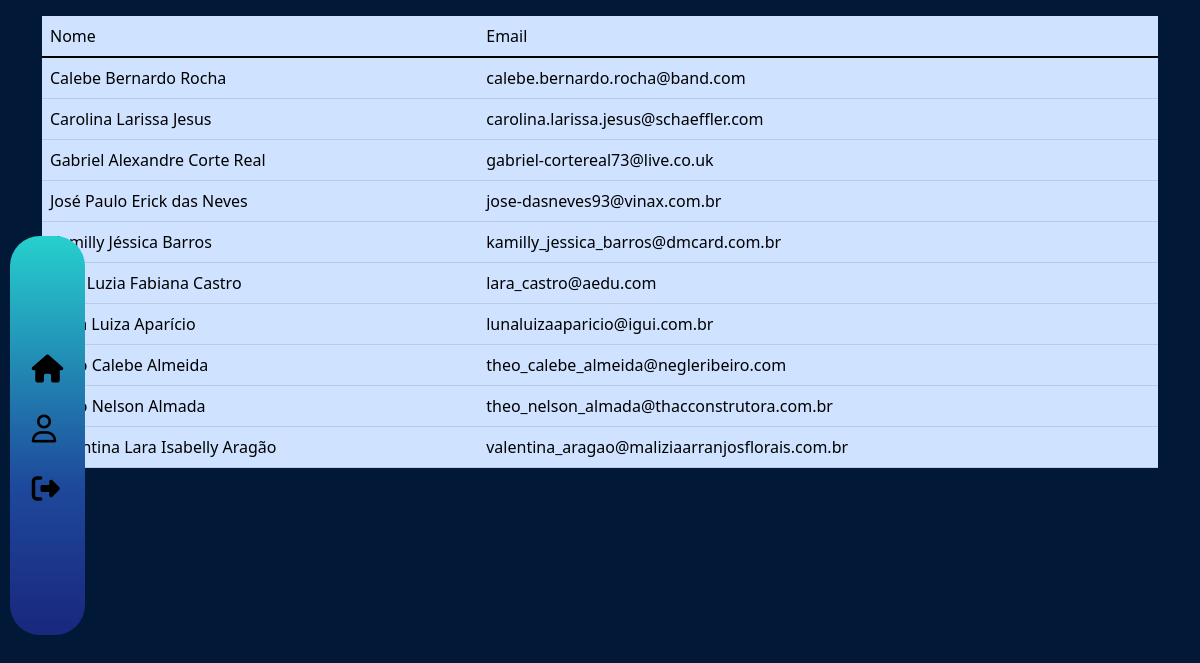
Screenshot of /lista-aluno-aluno.php?idturma=9 with the database file from the repository.
### tables this page shows
CREATE TABLE `aluno` (
  `idaluno` int(11) NOT NULL,
  `nome` varchar(45) DEFAULT NULL,
  `cpf` varchar(14) NOT NULL,
  `email` varchar(100) DEFAULT NULL,
  `data_nasc` varchar(30) DEFAULT NULL,
  `senha` varchar(16) DEFAULT NULL,
  `sexo` varchar(45) DEFAULT NULL,
  `imagem` varchar(45) DEFAULT NULL,
  `telefone` varchar(15) DEFAULT NULL,
  `digital_check` varchar(45) DEFAULT NULL
);

### lista-aluno-aluno.php (the view, shortened to what this page needs)
<?php
$conexao = mysqli_connect('127.0.0.1', 'root', '', 'hereiam');
$sql = "select aluno.idaluno, aluno.nome, aluno.email
          from turma_has_aluno
    inner join aluno on aluno.idaluno = turma_has_aluno.aluno_idaluno
         where turma_has_aluno.turma_idturma = " . $_GET['idturma'] .
         " ORDER BY aluno.nome";
$resultado = mysqli_query($conexao, $sql);
?>
<!DOCTYPE html>
<html lang="pt-br">
<head>
    <link rel="stylesheet" href="Styles/reset.css">
    <link rel="stylesheet" type="text/css" href="style-listar.css">
    <link rel="stylesheet" href="style-sideBar.css">
    <link href="https://cdn.jsdelivr.net/npm/bootstrap@5.1.3/dist/css/bootstrap.min.css" rel="stylesheet"
>
</head>
<body style="background-color: #011936;">
    <div class="navigation">
        <ul class="list">
            <li class="list-item"><a href="salaDeAulaAluno.php">
                    <span class="icon">
                        <i class="fa-solid fa-house"></i>
                    </span>
                </a>
            </li>
            <li class="list-item"><a href="profile.php?idaluno=<?= $_SESSION['aluno_id']?>">
                    <?php
            if (isset($_SESSION['aluno_imagem'])) {
            ?>
                    <img src="uploads/<?php echo $_SESSION['aluno_imagem'] ?>" width="40" height="40"
                        style="border-radius: 50%;">
                    <?php } else { ?>
                    <span class="icon"><i class="fa-regular fa-user"></i></span>
                    <?php } ?>
                </a>
            </li>
            <li class="list-item"><a href="sair.php">
                    <span class="icon">
                        <i class="fa-solid fa-right-from-bracket"></i>
                    </span>
                </a>
            </li>
        </ul>
    </div>
    <div class="container">
        <table class="table table-primary" style="border-radius: 10px;">
            <thead>
                <tr>
                    <th scope="col">Nome</th>
                    <th scope="col">Email</th>
                </tr>
            </thead>
            <tbody>
                <?php while ($linha = mysqli_fetch_array($resultado)) :
        ?>
                <tr>
                    <td><?= $linha['nome'] ?></td>
                    <td><?= $linha['email'] ?></td>
                </tr>
                <?php endwhile; ?>
            </tbody>
        </table>
    </div>
</body>
</html>

### style-listar.css (style rules this page uses)
div ul li span i { color: black; }

### style-sideBar.css (style rules this page uses)
* { margin: 0; padding: 0; box-sizing: border-box; font-family: 'Poppins', sans-serif; }
.navigation { position: fixed; inset: 180px 0 180px 10px; width: 75px; background-image: linear-gradient(to top, #1A2980 3.32%, #1E499C 37.56%, #26D0CE 100%); display: flex; justify-content: center; align-items: center; border-radius: 30px; }
.navigation ul { display: flex; flex-direction: column; list-style: none; padding: 0%; }
.navigation ul li a .icon { position: relative; line-height: 60px; color: #222; font-size: 1.75em; }
@media screen and (min-width: 1023px) and (max-width:1366px) { .navigation { inset: 236px 0 165px 10px; } }

### rows the page displays
aluno: nome "Calebe Bernardo Rocha", email "calebe.bernardo.rocha@band.com"
aluno: nome "Carolina Larissa Jesus", email "carolina.larissa.jesus@schaeffler.com"
aluno: nome "Gabriel Alexandre Corte Real", email "gabriel-cortereal73@live.co.uk"
aluno: nome "José Paulo Erick das Neves", email "jose-dasneves93@vinax.com.br"
aluno: nome "Kamilly Jéssica Barros", email "kamilly_jessica_barros@dmcard.com.br"
aluno: nome "Lara Luzia Fabiana Castro", email "lara_castro@aedu.com"
aluno: nome "Luna Luiza Aparício", email "lunaluizaaparicio@igui.com.br"
aluno: nome "Theo Calebe Almeida", email "theo_calebe_almeida@negleribeiro.com"
aluno: nome "Theo Nelson Almada", email "theo_nelson_almada@thacconstrutora.com.br"
aluno: nome "Valentina Lara Isabelly Aragão", email "valentina_aragao@maliziaarranjosflorais.com.br"
